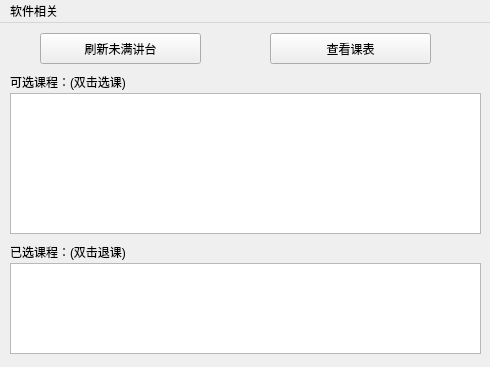
<?xml version="1.0" encoding="UTF-8"?>
<ui version="4.0">
 <class>ControllWindow</class>
 <widget class="QMainWindow" name="ControllWindow">
  <property name="geometry">
   <rect>
    <x>0</x>
    <y>0</y>
    <width>490</width>
    <height>367</height>
   </rect>
  </property>
  <property name="windowTitle">
   <string>选课系统后台</string>
  </property>
  <property name="windowIcon">
   <iconset>
    <normaloff>../../../Downloads/20150816065626967.ico</normaloff>../../../Downloads/20150816065626967.ico</iconset>
  </property>
  <widget class="QWidget" name="centralwidget">
   <widget class="QPushButton" name="searchClassBtn">
    <property name="geometry">
     <rect>
      <x>40</x>
      <y>10</y>
      <width>161</width>
      <height>31</height>
     </rect>
    </property>
    <property name="text">
     <string>刷新未满讲台</string>
    </property>
   </widget>
   <widget class="QPushButton" name="getClassTableBtn">
    <property name="geometry">
     <rect>
      <x>270</x>
      <y>10</y>
      <width>161</width>
      <height>31</height>
     </rect>
    </property>
    <property name="text">
     <string>查看课表</string>
    </property>
   </widget>
   <widget class="QLabel" name="label">
    <property name="geometry">
     <rect>
      <x>10</x>
      <y>50</y>
      <width>201</width>
      <height>17</height>
     </rect>
    </property>
    <property name="text">
     <string>可选课程：(双击选课)</string>
    </property>
   </widget>
   <widget class="QLabel" name="label_2">
    <property name="geometry">
     <rect>
      <x>10</x>
      <y>220</y>
      <width>151</width>
      <height>17</height>
     </rect>
    </property>
    <property name="text">
     <string>已选课程：(双击退课)</string>
    </property>
   </widget>
   <widget class="QListWidget" name="selectedListWidget">
    <property name="geometry">
     <rect>
      <x>10</x>
      <y>240</y>
      <width>471</width>
      <height>91</height>
     </rect>
    </property>
   </widget>
   <widget class="QListWidget" name="alternativeListWidget">
    <property name="geometry">
     <rect>
      <x>10</x>
      <y>70</y>
      <width>471</width>
      <height>141</height>
     </rect>
    </property>
   </widget>
  </widget>
  <widget class="QMenuBar" name="menubar">
   <property name="geometry">
    <rect>
     <x>0</x>
     <y>0</y>
     <width>490</width>
     <height>28</height>
    </rect>
   </property>
   <widget class="QMenu" name="menuXiangguan">
    <property name="title">
     <string>软件相关</string>
    </property>
    <addaction name="action_about"/>
    <addaction name="action_notice"/>
    <addaction name="action_update"/>
   </widget>
   <addaction name="menuXiangguan"/>
  </widget>
  <action name="action_update">
   <property name="text">
    <string>检查更新</string>
   </property>
  </action>
  <action name="action_about">
   <property name="text">
    <string>关于</string>
   </property>
  </action>
  <action name="action_notice">
   <property name="text">
    <string>注意事项</string>
   </property>
  </action>
 </widget>
 <resources/>
 <connections/>
</ui>
